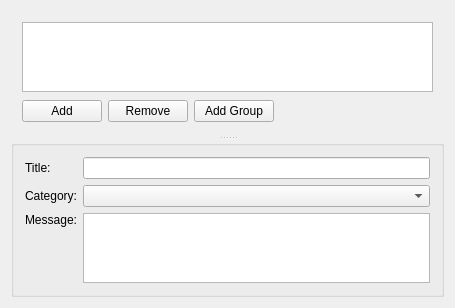
<ui version="4.0" >
 <author>Roman Jarosz</author>
 <class>StatusConfig_Manager</class>
 <widget class="QWidget" name="StatusConfig_Manager" >
  <property name="geometry" >
   <rect>
    <x>0</x>
    <y>0</y>
    <width>455</width>
    <height>287</height>
   </rect>
  </property>
  <layout class="QVBoxLayout" name="verticalLayout_2" >
   <item>
    <widget class="QSplitter" name="splitter" >
     <property name="orientation" >
      <enum>Qt::Vertical</enum>
     </property>
     <widget class="QWidget" native="1" name="widget" >
      <property name="sizePolicy" >
       <sizepolicy vsizetype="Preferred" hsizetype="Preferred" >
        <horstretch>0</horstretch>
        <verstretch>2</verstretch>
       </sizepolicy>
      </property>
      <layout class="QVBoxLayout" name="verticalLayout" >
       <item>
        <widget class="StatusTreeView" name="statusView" >
         <property name="dragDropMode" >
          <enum>QAbstractItemView::InternalMove</enum>
         </property>
         <property name="alternatingRowColors" >
          <bool>true</bool>
         </property>
         <property name="rootIsDecorated" >
          <bool>false</bool>
         </property>
         <property name="headerHidden" >
          <bool>true</bool>
         </property>
        </widget>
       </item>
       <item>
        <layout class="QHBoxLayout" >
         <item>
          <widget class="QPushButton" name="pbAddStatus" >
           <property name="text" >
            <string>Add</string>
           </property>
          </widget>
         </item>
         <item>
          <widget class="QPushButton" name="pbRemove" >
           <property name="text" >
            <string>Remove</string>
           </property>
          </widget>
         </item>
         <item>
          <widget class="QPushButton" name="pbAddGroup" >
           <property name="text" >
            <string>Add Group</string>
           </property>
          </widget>
         </item>
         <item>
          <spacer>
           <property name="orientation" >
            <enum>Qt::Horizontal</enum>
           </property>
           <property name="sizeHint" stdset="0" >
            <size>
             <width>463</width>
             <height>27</height>
            </size>
           </property>
          </spacer>
         </item>
        </layout>
       </item>
      </layout>
     </widget>
     <widget class="QGroupBox" name="statusGroupBox" >
      <property name="sizePolicy" >
       <sizepolicy vsizetype="Preferred" hsizetype="Preferred" >
        <horstretch>0</horstretch>
        <verstretch>1</verstretch>
       </sizepolicy>
      </property>
      <property name="title" >
       <string/>
      </property>
      <property name="flat" >
       <bool>false</bool>
      </property>
      <layout class="QGridLayout" name="gridLayout" >
       <item row="3" column="0" >
        <spacer>
         <property name="orientation" >
          <enum>Qt::Vertical</enum>
         </property>
         <property name="sizeHint" stdset="0" >
          <size>
           <width>20</width>
           <height>20</height>
          </size>
         </property>
        </spacer>
       </item>
       <item row="0" column="0" >
        <widget class="QLabel" name="label" >
         <property name="text" >
          <string>Title:</string>
         </property>
         <property name="buddy" >
          <cstring>leStatusTitle</cstring>
         </property>
        </widget>
       </item>
       <item row="0" column="1" >
        <widget class="QLineEdit" name="leStatusTitle" />
       </item>
       <item row="1" column="0" >
        <widget class="QLabel" name="label_2" >
         <property name="text" >
          <string>Category:</string>
         </property>
         <property name="buddy" >
          <cstring>cbStatusCategory</cstring>
         </property>
        </widget>
       </item>
       <item row="1" column="1" >
        <widget class="QComboBox" name="cbStatusCategory" />
       </item>
       <item row="2" column="0" >
        <widget class="QLabel" name="lblStatusMessage" >
         <property name="text" >
          <string>Message:</string>
         </property>
         <property name="buddy" >
          <cstring>teStatusMessage</cstring>
         </property>
        </widget>
       </item>
       <item rowspan="2" row="2" column="1" >
        <widget class="QTextEdit" name="teStatusMessage" />
       </item>
      </layout>
     </widget>
    </widget>
   </item>
  </layout>
 </widget>
 <layoutdefault spacing="6" margin="11" />
 <pixmapfunction>qPixmapFromMimeSource</pixmapfunction>
 <customwidgets>
  <customwidget>
   <class>StatusTreeView</class>
   <extends>QTreeView</extends>
   <header>statustreeview.h</header>
  </customwidget>
 </customwidgets>
 <tabstops>
  <tabstop>statusView</tabstop>
  <tabstop>pbAddStatus</tabstop>
  <tabstop>pbRemove</tabstop>
  <tabstop>pbAddGroup</tabstop>
  <tabstop>leStatusTitle</tabstop>
  <tabstop>cbStatusCategory</tabstop>
  <tabstop>teStatusMessage</tabstop>
 </tabstops>
 <resources/>
 <connections/>
</ui>
